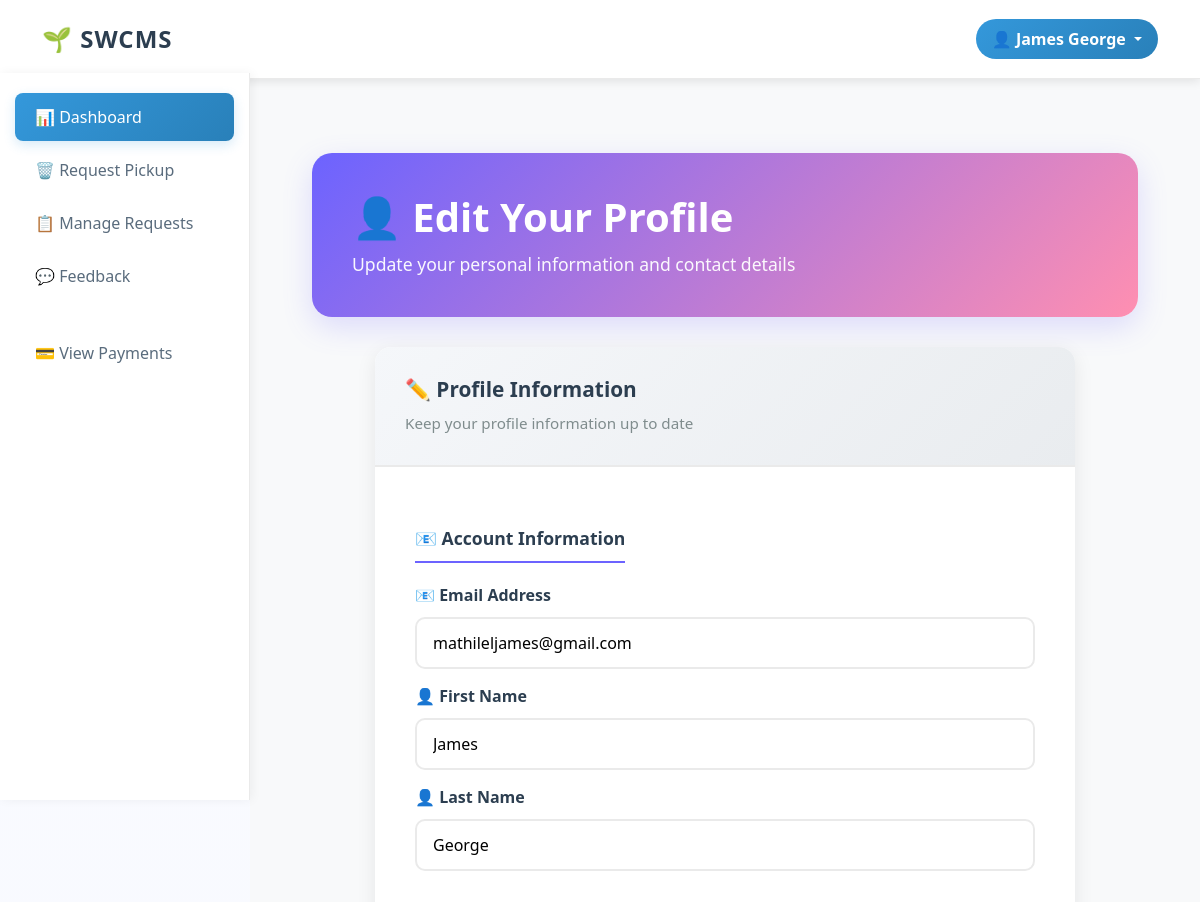
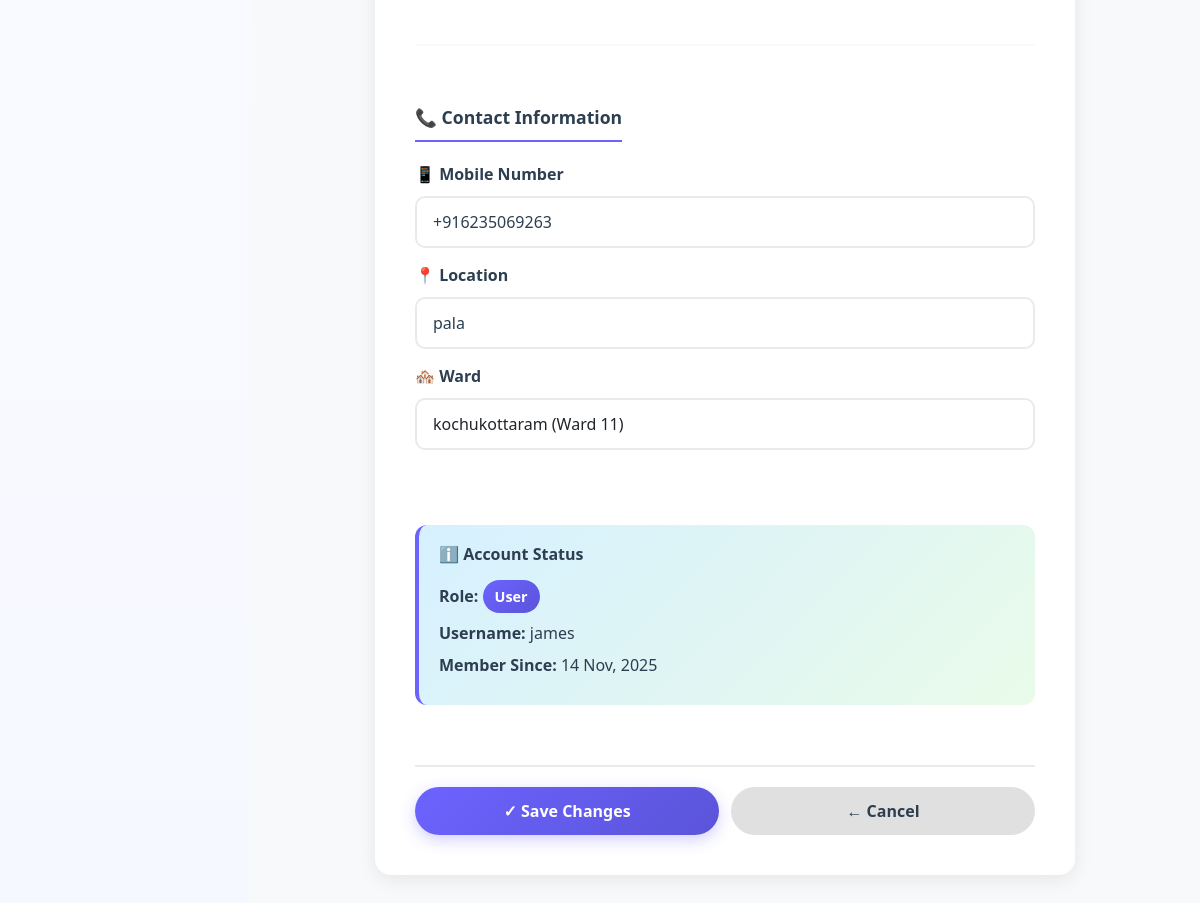
Before: /edit-profile/ (signed in) with the older database file (2 pictures, top to bottom).
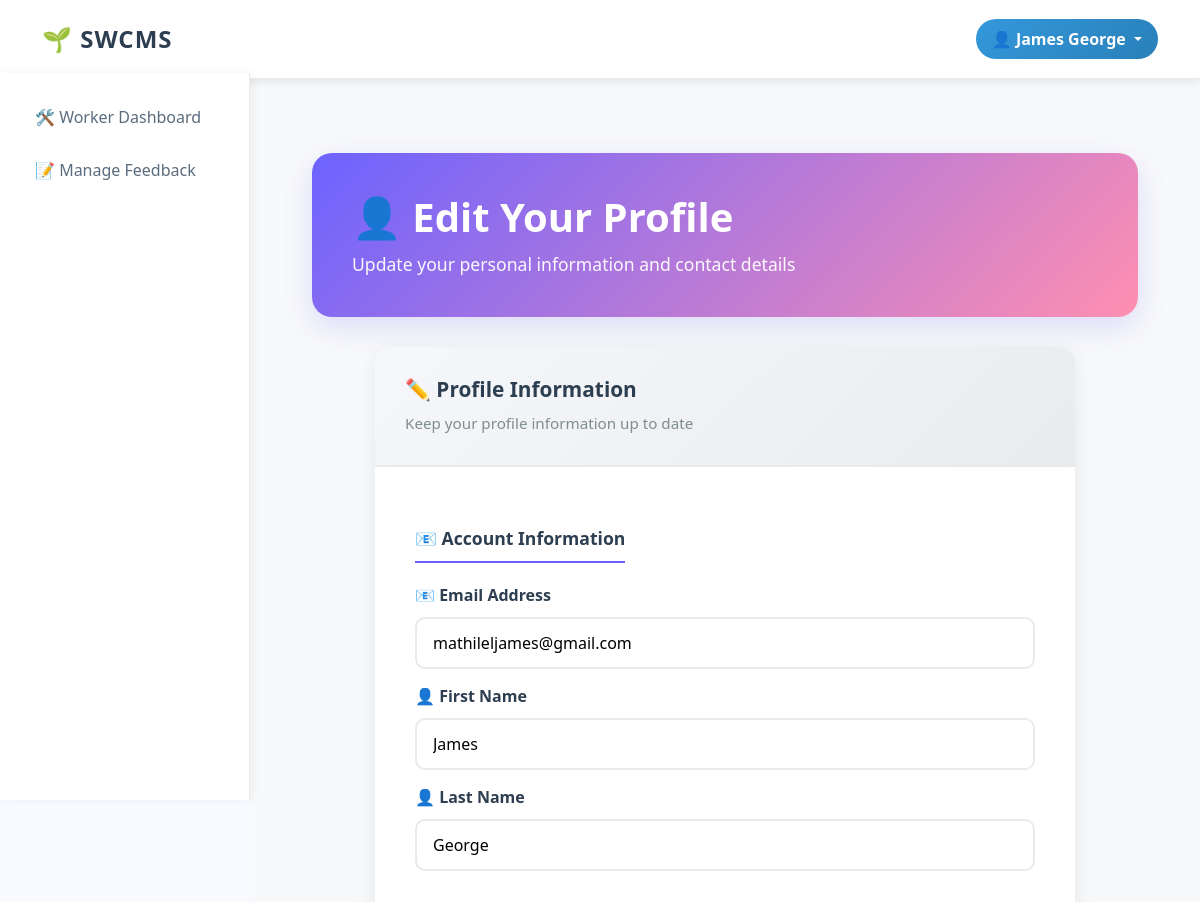
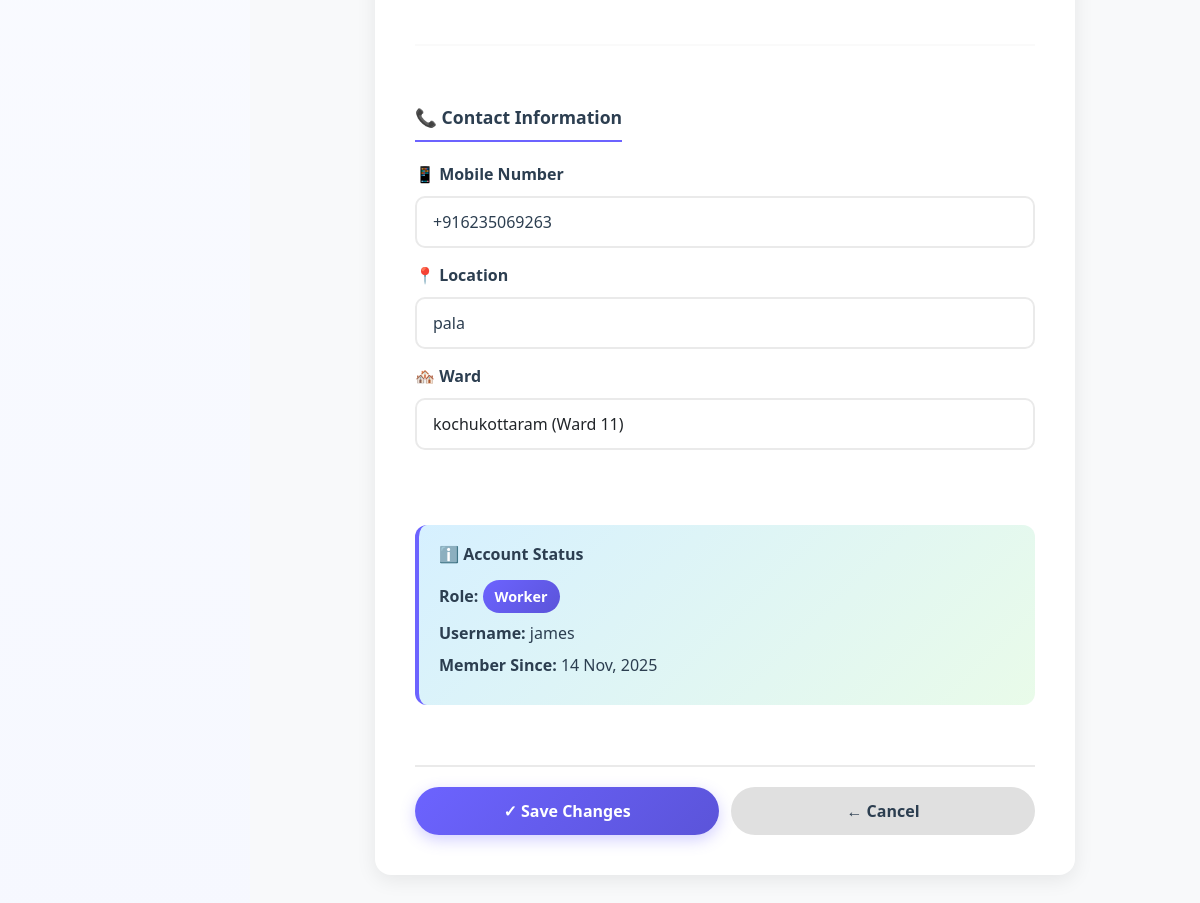
After: the same page with the newer database file (2 pictures, top to bottom).
### user_dashboard/models.py (models this page shows, shortened)
class Profile(models.Model):
    user = models.OneToOneField(User, on_delete=models.CASCADE)
    mobile_number = models.CharField(max_length=15, blank=True, null=True)
    location = models.CharField(max_length=255, blank=True, null=True)
    ward = models.ForeignKey(Ward, on_delete=models.SET_NULL, null=True, blank=True)
    role = models.CharField(max_length=50, choices=[
        ('user', 'User'),
        ('worker', 'Worker'),
        ('admin', 'Admin'),
    ], default='user')

### user_dashboard/views.py (the view)
# urls.py: path('edit-profile/', views.edit_profile_view, name='edit_profile'),
@login_required
def edit_profile_view(request):
    try:
        profile = Profile.objects.get(user=request.user)
    except Profile.DoesNotExist:
        messages.error(request, "Profile not found.")
        return redirect('index')
    if request.method == 'POST':
        user_form = UserProfileEditForm(request.POST, instance=request.user)
        profile_form = ProfileEditForm(request.POST, instance=profile)
        if user_form.is_valid() and profile_form.is_valid():
            user_form.save()
            profile_form.save()
            messages.success(request, 'Profile updated successfully!')
            return redirect('index')
    else:
        user_form = UserProfileEditForm(instance=request.user)
        profile_form = ProfileEditForm(instance=profile)
    context = {
        'user_form': user_form,
        'profile_form': profile_form,
        'profile': profile,
    }
    return render(request, 'user_dashboard/edit_profile.html', context)

### user_dashboard/forms.py
class UserProfileEditForm(forms.ModelForm):
    email = forms.EmailField(required=True)
    first_name = forms.CharField(max_length=150, required=False, label="First Name")
    last_name = forms.CharField(max_length=150, required=False, label="Last Name")
    class Meta:
        model = User
        fields = ['email', 'first_name', 'last_name']

class ProfileEditForm(forms.ModelForm):
    class Meta:
        model = Profile
        fields = ['mobile_number', 'location', 'ward']
        widgets = {
            'mobile_number': forms.TextInput(attrs={'class': 'form-control'}),
            'location': forms.TextInput(attrs={'class': 'form-control'}),
            'ward': forms.Select(attrs={'class': 'form-select'}),
        }

### user_dashboard/models.py (called while the page is built)
    def __str__(self):
        return f"{self.name} ({self.panchayath.name}, Ward {self.ward_number})" if self.panchayath else f"{self.name} (Ward {self.ward_number})"

### user_dashboard/templates/user_dashboard/edit_profile.html (shortened to what this page needs)
{% extends 'user_dashboard/base.html' %}
{% block content %}
<div class="profile-edit-container">
    <div class="profile-edit-header">
        <div class="header-content">
            <h1>👤 Edit Your Profile</h1>
            <p class="header-subtitle">Update your personal information and contact details</p>
        </div>
    </div>
    <div class="profile-form-wrapper">
        <div class="profile-form-card">
            <div class="card-title-section">
                <h5>✏️ Profile Information</h5>
                <p class="form-subtitle">Keep your profile information up to date</p>
            </div>
            <div class="card-detail-body">
                <form method="post" class="profile-form">
                    <div class="form-section">
                        <h6 class="section-title">📧 Account Information</h6>
                        <div class="form-group-custom">
                            <label for="{{ user_form.email.id_for_label }}" class="form-label-custom">📧 Email Address</label>
                            <div class="form-input-wrapper">
                                {{ user_form.email }}
                            </div>
                        </div>
                        <div class="form-group-custom">
                            <label for="{{ user_form.first_name.id_for_label }}" class="form-label-custom">👤 First Name</label>
                            <div class="form-input-wrapper">
                                {{ user_form.first_name }}
                            </div>
                        </div>
                        <div class="form-group-custom">
                            <label for="{{ user_form.last_name.id_for_label }}" class="form-label-custom">👤 Last Name</label>
                            <div class="form-input-wrapper">
                                {{ user_form.last_name }}
                            </div>
                        </div>
                    </div>
                    <hr class="form-divider">
                    <div class="form-section">
                        <h6 class="section-title">📞 Contact Information</h6>
                        <div class="form-group-custom">
                            <label for="{{ profile_form.mobile_number.id_for_label }}" class="form-label-custom">📱 Mobile Number</label>
                            <div class="form-input-wrapper">
                                {{ profile_form.mobile_number }}
                            </div>
                        </div>
                        <div class="form-group-custom">
                            <label for="{{ profile_form.location.id_for_label }}" class="form-label-custom">📍 Location</label>
                            <div class="form-input-wrapper">
                                {{ profile_form.location }}
                            </div>
                        </div>
                        <div class="form-group-custom">
                            <label for="{{ profile_form.ward.id_for_label }}" class="form-label-custom">🏘️ Ward</label>
                            <div class="form-input-wrapper">
                                {{ profile_form.ward }}
                            </div>
                        </div>
                    </div>
                    <div class="info-box">
                        <h6>ℹ️ Account Status</h6>
                        <p><strong>Role:</strong> <span class="role-badge">{{ profile.get_role_display }}</span></p>
                        <p><strong>Username:</strong> {{ user.username }}</p>
                        <p><strong>Member Since:</strong> {{ user.date_joined|date:"d M, Y" }}</p>
                    </div>
                    <div class="form-actions">
                        <button type="submit" class="btn btn-save-profile">✓ Save Changes</button>
                        <a href="{% url 'index' %}" class="btn btn-cancel-profile">← Cancel</a>
                    </div>
                </form>
            </div>
        </div>
    </div>
</div>
{% endblock %}

### user_dashboard/templates/user_dashboard/base.html (shortened to what this page needs)
{% load static %}
<!DOCTYPE html>
<html lang="en">
<head>
    <link href="https://cdn.jsdelivr.net/npm/bootstrap@5.3.0/dist/css/bootstrap.min.css" rel="stylesheet">
    <link rel="stylesheet" href="{% static 'css/style.css' %}">
</head>
<body>
    <nav class="navbar navbar-expand-lg">
        <div class="container-lg">
            <a class="navbar-brand" href="{% url 'index' %}">🌱 SWCMS</a>
            <div class="collapse navbar-collapse" id="navbarNav">
                <ul class="navbar-nav ms-auto">
                    {% if user.is_authenticated %}
                        <li class="nav-item dropdown">
                            <a class="nav-link dropdown-toggle user-profile-dropdown" href="#" id="userDropdown" role="button" data-bs-toggle="dropdown" aria-expanded="false">
                                👤 {% if user.get_full_name %}{{ user.get_full_name }}{% else %}{{ user.username }}{% endif %}
                            </a>
                        </li>
                    {% endif %}
                </ul>
            </div>
        </div>
    </nav>
    <div class="d-flex">
        {% if user.is_authenticated %}
        <nav class="sidebar d-none d-md-block">
            <div class="sidebar-sticky">
                <ul class="nav flex-column">
                    {% if user.profile.role == 'user' %}
                    <li class="nav-item">
                        <a class="nav-link active" href="{% url 'index' %}">
                            📊 Dashboard
                        </a>
                    </li>
                    <li class="nav-item">
                        <a class="nav-link" href="{% url 'request_pickup' %}">
                            🗑️ Request Pickup
                        </a>
                    </li>
                    <li class="nav-item">
                        <a class="nav-link" href="{% url 'request_management' %}">
                            📋 Manage Requests
                        </a>
                    </li>
                    <li class="nav-item">
                        <a class="nav-link" href="{% url 'feedback' %}">
                            💬 Feedback
                                            <li class="nav-item">
                                                <a class="nav-link" href="{% url 'payment_management' %}">
                                                    💳 View Payments
                                                </a>
                                            </li>
                        </a>
                    </li>
                    {% endif %}
                    {% if user.profile.role == 'worker' %}
                    <li class="nav-item">
                        <a class="nav-link" href="{% url 'worker_dashboard' %}">
                            🛠️ Worker Dashboard
                        </a>
                    </li>
                    <li class="nav-item">
                        <a class="nav-link" href="{% url 'feedback_management' %}">
                            📝 Manage Feedback
                        </a>
                    </li>
                    {% endif %}
                </ul>
            </div>
        </nav>
        {% endif %}
        <main role="main" class="flex-grow-1">
            <div class="container-lg py-4">
                {% block content %}{% endblock %}
            </div>
        </main>
    </div>
</body>
</html>

Changed rows visible on the page:
changed Profile "pala": role "User" → "Worker"
Other visible differences:
text no longer shown: "📊 Dashboard 🗑️ Request Pickup 📋 Manage Requests 💬 Feedback 💳 View Payments"
text now shown: "🛠️ Worker Dashboard 📝 Manage Feedback"
